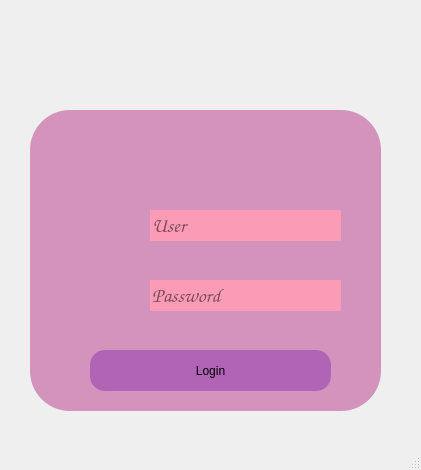
<?xml version="1.0" encoding="UTF-8"?>
<ui version="4.0">
 <class>MainWindow</class>
 <widget class="QMainWindow" name="MainWindow">
  <property name="geometry">
   <rect>
    <x>0</x>
    <y>0</y>
    <width>421</width>
    <height>470</height>
   </rect>
  </property>
  <property name="windowTitle">
   <string>MainWindow</string>
  </property>
  <widget class="QWidget" name="centralwidget">
   <widget class="QWidget" name="widget" native="true">
    <property name="geometry">
     <rect>
      <x>10</x>
      <y>20</y>
      <width>391</width>
      <height>401</height>
     </rect>
    </property>
    <property name="styleSheet">
     <string notr="true">QPushButton#pushButton{
background-color: rgba(0,0,0,100);

border-radius: 15px;

}

QPushButton#pushButton:hover{
background-color: rgba(0,0,0,120);
border-radius: 15px;

}

QPushButton#pushButton:pressed{
background-color: rgba(0,0,0,140);
border-radius: 15px;

}</string>
    </property>
    <widget class="QLabel" name="label">
     <property name="geometry">
      <rect>
       <x>20</x>
       <y>90</y>
       <width>351</width>
       <height>301</height>
      </rect>
     </property>
     <property name="styleSheet">
      <string notr="true">background-color: rgba(210, 145, 188,250);
border-bottom-left-radius: 40px;
border-bottom-right-radius: 40px;
border-top-left-radius: 40px;
border-top-right-radius: 40px;</string>
     </property>
     <property name="text">
      <string/>
     </property>
    </widget>
    <widget class="QPushButton" name="pushButton">
     <property name="geometry">
      <rect>
       <x>80</x>
       <y>330</y>
       <width>241</width>
       <height>41</height>
      </rect>
     </property>
     <property name="cursor">
      <cursorShape>PointingHandCursor</cursorShape>
     </property>
     <property name="styleSheet">
      <string notr="true">background-color: rgb(177, 100, 182);
font: 14pt &quot;MS Shell Dlg 2&quot;;</string>
     </property>
     <property name="text">
      <string>Login</string>
     </property>
    </widget>
    <widget class="QLineEdit" name="lineEdit">
     <property name="geometry">
      <rect>
       <x>140</x>
       <y>190</y>
       <width>191</width>
       <height>31</height>
      </rect>
     </property>
     <property name="font">
      <font>
       <family>Comic Sans MS</family>
       <pointsize>15</pointsize>
       <weight>50</weight>
       <italic>false</italic>
       <bold>false</bold>
      </font>
     </property>
     <property name="styleSheet">
      <string notr="true">background-color: rgb(252, 155, 181);
font: 15pt &quot;Comic Sans MS&quot;;
border: rgb(59, 84, 132);
color: black;</string>
     </property>
     <property name="placeholderText">
      <string>User</string>
     </property>
    </widget>
    <widget class="QLineEdit" name="lineEdit_2">
     <property name="geometry">
      <rect>
       <x>140</x>
       <y>260</y>
       <width>191</width>
       <height>31</height>
      </rect>
     </property>
     <property name="font">
      <font>
       <family>Comic Sans MS</family>
       <pointsize>15</pointsize>
       <weight>50</weight>
       <italic>false</italic>
       <bold>false</bold>
      </font>
     </property>
     <property name="styleSheet">
      <string notr="true">background-color: rgb(252, 155, 181);
font: 15pt &quot;Comic Sans MS&quot;;
border: rgb(59, 84, 132);
color: black;</string>
     </property>
     <property name="echoMode">
      <enum>QLineEdit::Password</enum>
     </property>
     <property name="placeholderText">
      <string>Password</string>
     </property>
    </widget>
    <widget class="QWidget" name="verticalLayoutWidget">
     <property name="geometry">
      <rect>
       <x>60</x>
       <y>170</y>
       <width>71</width>
       <height>141</height>
      </rect>
     </property>
     <layout class="QVBoxLayout" name="verticalLayout">
      <item>
       <widget class="QLabel" name="label_2">
        <property name="styleSheet">
         <string notr="true">
border-image: url(:/icoon/icon/kuromi1.png);</string>
        </property>
        <property name="text">
         <string/>
        </property>
       </widget>
      </item>
      <item>
       <widget class="QLabel" name="label_3">
        <property name="styleSheet">
         <string notr="true">border-image: url(:/icoon/icon/3d6a28868ecb134e8730dc79fd7bdb41.png);</string>
        </property>
        <property name="text">
         <string/>
        </property>
       </widget>
      </item>
     </layout>
    </widget>
    <widget class="QLabel" name="label_4">
     <property name="geometry">
      <rect>
       <x>120</x>
       <y>10</y>
       <width>150</width>
       <height>150</height>
      </rect>
     </property>
     <property name="styleSheet">
      <string notr="true">border-image: url(:/icoon/icon/logomed.png);</string>
     </property>
     <property name="text">
      <string/>
     </property>
    </widget>
   </widget>
  </widget>
  <widget class="QMenuBar" name="menubar">
   <property name="geometry">
    <rect>
     <x>0</x>
     <y>0</y>
     <width>421</width>
     <height>26</height>
    </rect>
   </property>
  </widget>
  <widget class="QStatusBar" name="statusbar"/>
 </widget>
 <resources>
  <include location="res.qrc"/>
  <include location="icon.qrc"/>
 </resources>
 <connections/>
</ui>
